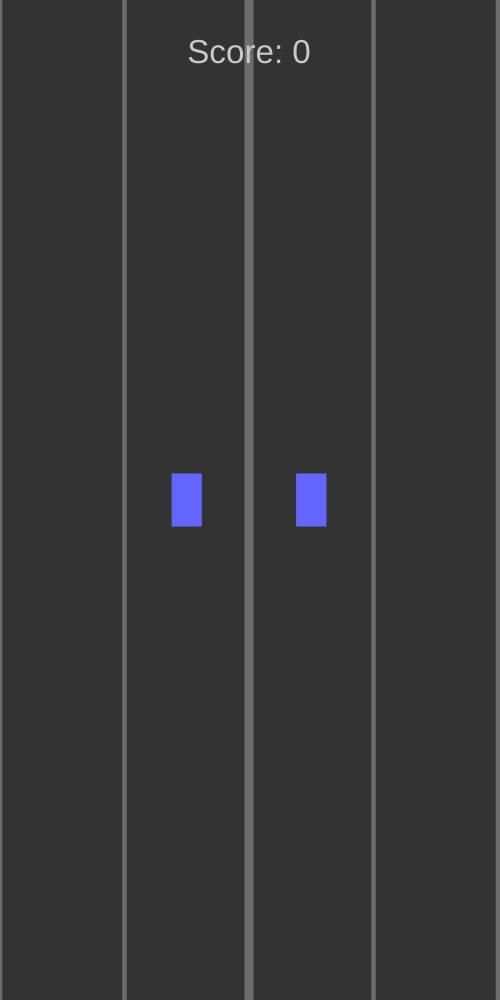
Frame 1 (no input)
Frame 60 (no input): identical to frame 1, image omitted
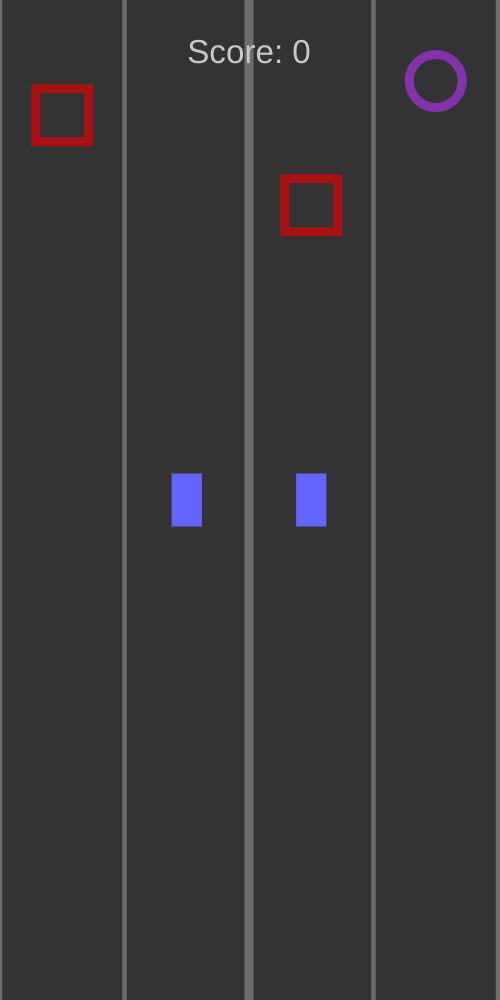
Frame 120 (the mouse pressed at the canvas centre since frame 60)

The p5.js sketch that drew these frames (run headless with seeded random() and noise() and a simulated clock; from frame 60 on, the mouse is pressed at the canvas centre):

// p5.js sketch
// ── sketch.js
var lanes = [];

var xoff = 2;
var ww = window.innerWidth + xoff;
var hh = window.innerHeight;

var rectCount = 3;

var player1;
var player2;

var score = 0;

function setup() {
  rectMode(CENTER);
  if (ww*2 > hh) {
    createCanvas(hh/2,hh);
  } else {
    createCanvas(ww,ww*2);
  }
  createLanes();

  player1 = new Player("left");
  player2 = new Player("right");
}

function draw() {
  displayBackground();
  updateAndShowLanes();
  player1.update();
  player2.update();
  player1.show();
  player2.show();

  textAlign(CENTER);
  textSize((width - xoff)/15);
  noStroke();
  fill(200);
  text("Score: " + score,(width - xoff)/2,height/16);
}





function displayBackground() {
  background(51);
  stroke(200,100);
  strokeWeight((width - xoff)/109.66);
  line(0,                   0,  0,                   height);
  line((width - xoff)/4,    0,  (width - xoff)/4,    height);
  strokeWeight((width - xoff)/54.83);
  line((width - xoff)/2,    0,  (width - xoff)/2,    height);
  strokeWeight((width - xoff)/109.66);
  line((width - xoff)*3/4,  0,  (width - xoff)*3/4,  height);
  line((width - xoff),      0,  (width - xoff),      height);
}


function createLanes() {
  for (var i = 0; i < 4; i++) {
    lanes.push(new Lane(i));
  }
  for (var i = 0; i < 4; i++) {
    lanes[i].createObsticles(1);
  }
}

function updateAndShowLanes() {
  for (var i = 0; i < lanes.length; i++) {
    lanes[i].update();
    lanes[i].show();
  }
}

function gameOver() {
  noLoop();
  textAlign(CENTER);
  textSize((width - xoff)/7);
  noStroke();
  fill(153,50,204,200);
  text("GAME OVER",(width - xoff)/2,height/4);
}

// ── lane.js

function Lane(id) {
  this.id = id;
  this.pair;

  if (this.id == 0) {
    this.pair = 1;
  }
  if (this.id == 1) {
    this.pair = 0;
  }
  if (this.id == 2) {
    this.pair = 3;
  }
  if (this.id == 3) {
    this.pair = 2;
  }

  this.objectives = [];
  this.barriers = [];

  this.createObsticles = function(count) {
    var created = 0;
    while(created < count) {
      if (random(1) < 0.5) {
        if (lanes[this.pair].objectives[0]) {   //Todo: Fix this: Make it so that obstacles are not generated next to each other.
          this.objectives.push(new Obstacle((width - xoff)*(this.id*2 + 1)/8,random(-height,lanes[this.pair].objectives[0].y - 100),"objective"));
          created++;
          console.log("hello");
        } else {
          this.objectives.push(new Obstacle((width - xoff)*(this.id*2 + 1)/8,random(-height,0),"objective"));
          created++;
        }
      } else {
        if (lanes[this.pair].barriers[0]) {
          this.barriers.push(new Obstacle((width - xoff)*(this.id*2 + 1)/8,random(-height,lanes[this.pair].barriers[0].y - 100),"barrier"));
          created++;
          console.log("hello");
        } else {
          this.barriers.push(new Obstacle((width - xoff)*(this.id*2 + 1)/8,random(-height,0),"barrier"));
          created++;
        }
      }
    }
  }

  this.update = function() {
    for (var i = this.objectives.length - 1; i >= 0; i--) {
      this.objectives[i].y += (width - xoff)/65.8;
      if (this.objectives[i].y > height) {
        this.objectives.splice(i,1);
        this.createObsticles(1);
      }
    }
    for (var i = this.barriers.length - 1; i >= 0; i--) {
      this.barriers[i].y += (width - xoff)/65.8;
      if (this.barriers[i].y > height) {
        this.barriers.splice(i,1);
        this.createObsticles(1);
      }
    }
  }

  this.show = function() {
    for (var i = 0; i < this.objectives.length; i++) {
      this.objectives[i].show();
    }
    for (var i = 0; i < this.barriers.length; i++) {
      this.barriers[i].show();
    }
  }
}

// ── obstacle.js
function Obstacle(x,y,type) {
  this.x = x;
  this.y = y;
  this.w = (width - xoff)/9.4;
  this.h = (width - xoff)/9.4;
  this.type = type;

  this.show = function() {
    noFill();
    strokeWeight((width - xoff)/54.83);
    if (this.type == "objective") {
      stroke(153,50,204,200);
      ellipse(this.x,this.y,this.w,this.h);
    } else if (this.type == "barrier") {
      stroke(200,10,10,200);
      rect(this.x,this.y,this.w,this.h);
    }
  }
}

// ── player.js
function Player(id) {
  this.id = id;
  this.w = (width - xoff)/16.45;
  this.h = (width - xoff)/9.4;

  if (this.id == "left") {
    this.x = (width - xoff)*3/8;
  } else if (this.id == "right") {
    this.x = (width - xoff)*5/8;
  }
  this.y = height/2;
  this.start = this.x;

  this.dir = 0;

  this.show = function() {
    noStroke();
    fill(100,100,255);
    rect(this.x,this.y,this.w,this.h);
  }

  this.update = function() {
    this.x += this.dir;
    if (this.id == "left") {
      if (this.x < this.start - (width - xoff)/4 || this.x > this.start) {
        this.dir = 0;
      }
    } else {
      if (this.x < this.start || this.x > this.start + (width - xoff)/4 ) {
        this.dir = 0;
      }
    }

    for (var i = 0; i < lanes.length; i++) {
      for (var j = 0; j < lanes[i].objectives.length; j++) {
        var obj = lanes[i].objectives[j];
        if (this.y + this.h/2 < obj.y - obj.h/2) {
          gameOver();
        }
        if (this.x >= obj.x - obj.w/2 && this.x + this.w/2 <= obj.x + obj.w/2 && this.y - this.h/2 >= obj.y - obj.h/2 && this.y - this.h/2 <= obj.y + obj.h/2) {
          lanes[i].objectives.splice(j,1);
          lanes[i].createObsticles(1);
          score++;
        }
      }
    }

    for (var i = 0; i < lanes.length; i++) {
      for (var j = 0; j < lanes[i].barriers.length; j++) {
        var obj = lanes[i].barriers[j];
        if (this.x >= obj.x - obj.w/2 && this.x + this.w/2 <= obj.x + obj.w/2 && this.y - this.h/2 >= obj.y - obj.h/2 && this.y - this.h/2 <= obj.y + obj.h/2) {
          gameOver();
        }
      }
    }
  }

  this.move = function() {
    if (this.id == "left") {
      if (this.x < this.start) {
        this.dir = (width - xoff)/45.8;
      } else {
        this.dir = (width - xoff)/-45.8;
      }
    } else {
      if (this.x <= this.start) {
        this.dir = (width - xoff)/45.8;
      } else {
        this.dir = (width - xoff)/-45.8;
      }
    }
  }
}

function keyPressed() {
  if (keyCode == LEFT_ARROW) {
    player1.move();
  }

  if (keyCode == RIGHT_ARROW) {
    player2.move();
  }
}
